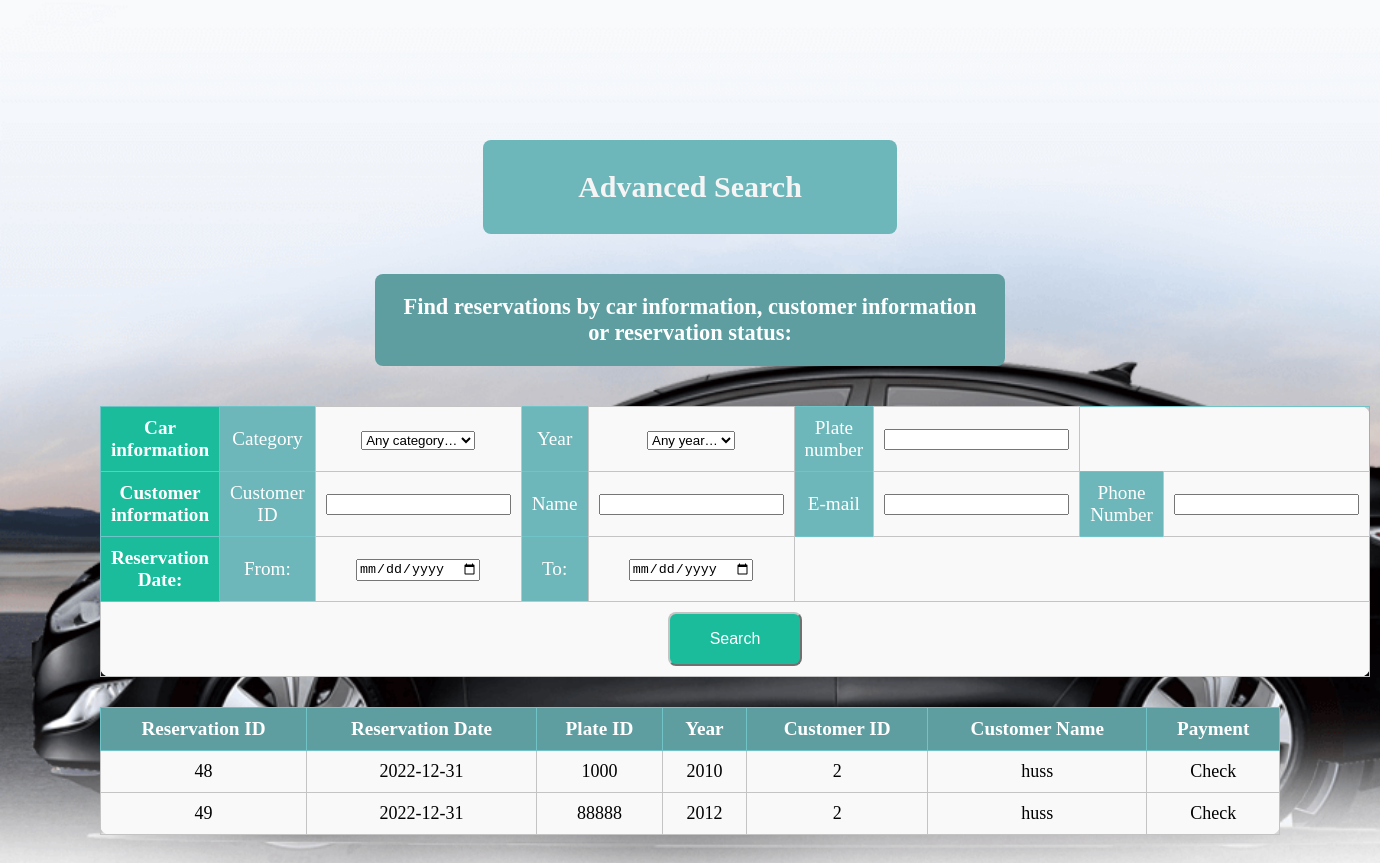
Screenshot of /Codes/AdvancedSearch.php with the database file from the repository.
### tables this page shows
CREATE TABLE `reservation` (
  `reserve_id` int(11) NOT NULL,
  `plate_id` int(11) DEFAULT NULL,
  `customer_id` int(11) DEFAULT NULL,
  `pickup_date` date DEFAULT NULL,
  `return_date` date DEFAULT NULL,
  `payment` varchar(255) DEFAULT NULL,
  `reserve_date` date DEFAULT current_timestamp(),
  `total_price` int(11) NOT NULL
);

CREATE TABLE `car` (
  `plate_id` int(11) NOT NULL,
  `model` varchar(255) DEFAULT NULL,
  `office_id` int(11) DEFAULT NULL,
  `category_name` varchar(255) DEFAULT NULL,
  `year` year(4) DEFAULT NULL,
  `daily_price` int(11) NOT NULL,
  `Available` varchar(255) NOT NULL DEFAULT 'yes'
);

CREATE TABLE `customer` (
  `customer_id` int(11) NOT NULL,
  `name` varchar(250) DEFAULT NULL,
  `email` varchar(250) DEFAULT NULL,
  `phone` varchar(250) DEFAULT NULL,
  `address` varchar(250) DEFAULT NULL,
  `password` varchar(250) DEFAULT NULL
);

### Codes/AdvancedSearch.php (the view, shortened to what this page needs)
<!DOCTYPE html>
<?php require_once('functions.php');
$sql1 = "SELECT DISTINCT cu.customer_id AS CustomerID, cu.name as `Name`, c.plate_id as PlateID, c.category_name as category_name,
c.year as `year`, r.reserve_id as ReservationID, r.reserve_date as ReservationDate, r.payment as Payment, c.year as `Year`
FROM customer cu
JOIN reservation r
on cu.customer_id = r.customer_id
JOIN car c
on r.plate_id = c.plate_id
";
$rs = mysqli_query($conn,$sql1) or die(mysqli_connect_error());
$rows = mysqli_fetch_array($rs);
$numrows=mysqli_num_rows($rs);
?>
<html>
    <head>
        <link rel="stylesheet" href="stylee.css">
    </head>
    <body>
        <div id="out">
            <div id="pheader">
                <div id="pheaderin">
                    <h2>Advanced Search</h2>
                    <h3>Find reservations by car information, customer information or reservation status:</h3>
                </div>
            </div>
            <div id="wp">
                <div id="header">
                    <div id="container">
                    <form id="srch_form" name="srch_form" method="get" action="">
                        <table border="2" cellpadding="3" cellspacing="4">
                        <tr>
                            <th scope="row" class="mheader">Car information</th>
                            <th class = "sheader"><label for="category_name">Category</label></th>
                            <td><?php echo getCategory(); ?></td>
                            <th class = "sheader"><label for="year">Year</label></th>
                            <td><?php echo getYear(); ?></td>
                            <th class = "sheader">Plate number</th>
                            <td><input type="number" name="plate_id" id="plate_id"/></td>
                        </tr>
                        <tr>
                            <th scope="row" class="mheader">Customer information</th>
                            <th class = "sheader"><label for="custid">Customer ID</label></th>
                            <td><input type="number" name="custid" id="custid"/></td>
                            <th class = "sheader"><label for="custname">Name</label></th>
                            <td><input type="text" name="custname" id="custname"/></td>
                            <th class = "sheader"><label for="custemail">E-mail</label></th>
                            <td><input type="email" name="custemail" id="custemail" /></td>
                            <th class = "sheader"><label for="custphno">Phone Number</label></th>
                            <td><input type="number" name="custphno" id="custphno"/></td>
                            </tr>
                            <tr>
                            <th scope="row" class="mheader">Reservation Date:</th>
                            <th class="sheader">From:</th>
                            <td><input type="date" name="resdate1" id="resdate1" value="<?php if(isset($_GET['resdate1'])) {echo $_GET['resdate1'];} ?>"/></td>
                            <th class="sheader">To:</th>
                            <td><input type="date" name="resdate2" id="resdate2" value="<?php if(isset($_GET['resdate2'])) {echo $_GET['resdate2'];} ?>"/></td>
                            </tr>
                            <tr>
                                <td colspan="9"><label for="button" class="btn">
                                    <input type="submit" id="button" value="Search"/>
                                </label></td>
                            </tr>
                        </table>
                    </form>
                    <?php if($numrows > 0) { ?>
                    <table border="1" cellpadding="1" cellspacing="1" class="tbl2">
                        <tr>
                            <th scope="col" class="tbl2c">Reservation ID</th>
                            <th scope="col" class="tbl2c">Reservation Date</th>
                            <th scope="col" class="tbl2c">Plate ID</th>
                            <th scope="col" class="tbl2c">Year</th>
                            <th scope="col" class="tbl2c">Customer ID</th>
                            <th scope="col" class="tbl2c">Customer Name</th>
                            <th scope="col" class="tbl2c">Payment</th>
                        </tr>
                       <?php do {   ?>
            <tr><td><?php echo $rows['ReservationID']; ?></td>
                <td><?php echo $rows['ReservationDate']; ?> </td>
                <td><?php echo $rows['PlateID']; ?> </td>
                <td><?php echo $rows['Year']; ?> </td>
                <td><?php echo $rows['CustomerID']; ?></td>
                <td><?php echo $rows['Name']; ?> </td>
                <td><?php echo $rows['Payment']; ?></td>
            </tr>
                    <?php } while($rows = mysqli_fetch_array($rs)); ?>
                    </table> <?php } ?>
                    </div>
                </div>
            </div>
        </div>
    </body>
</html>

### Codes/functions.php (shortened to what this page needs)
<?php
require_once('advsrch.php');
function getYear(){
    global $conn;
$sql = "SELECT DISTINCT * FROM car";
if($result = mysqli_query($conn,$sql))
{
if(mysqli_num_rows($result) > 0){
    echo "<select name=\"year\">";
    echo "<option value=\"\">Any year&hellip;</option>\n";
    echo "</select>";
}
}
}
function getCategory(){
    global $conn;
$sql = "SELECT DISTINCT * FROM car";
if($result = mysqli_query($conn,$sql))
{
if(mysqli_num_rows($result) > 0){
    echo "<select name=\"category_name\">";
    echo "<option value=\"\">Any category&hellip;</option>\n";
    echo "</select>";
}
}
}
?>

### Codes/stylee.css (style rules this page uses)
html { background-color: #F8F8FF; }
h2 { width: 30%; margin: 40px auto; padding: 30px; text-align: center; background: #6db6b9; border: #B0C4DE; border-radius: 8px; color: rgb(246, 244, 244); font-size: 30px; font-weight: bold; }
h3 { width: 50%; margin: 40px auto; color:white; background: #5F9EA0; border: #B0C4DE; border-radius: 8px; text-align: center; padding: 20px; }
table { margin:30px auto; width: 100%; border-collapse:collapse; border: 1px solid #70c3c6; padding: 10px; border-radius: 10px; background-color: #f9f9f9; }
.tbl2c { border: 1px solid #70c3c6 ; padding: 10px; background-color: #5F9EA0; color: white; }
.mheader { height: 70%; text-align: center; border: 1px solid #70c3c6; padding: 10px; background-color:#1abc9c; color:white; }
.sheader { height: 70%; text-align: center; background-color: #6db6b9; padding: 10px; color:white; font-weight: lighter; }
td { text-align: center; font-size: large; border: 1px solid rgb(197, 196, 196); border-radius: 8px; padding: 10px; color:black; }
input[type="submit"] { padding: 16px 40px; background-color: #1abc9c; border-radius: 8px; border-color: rgb(197, 196, 196); color: white; font-size: 16px; }

### Codes/AdvancedSearch.php (style rules this page uses)
body { margin: 0px; padding: 100px; font-size: 120%; background-image: url("pag.png"); background-repeat: no-repeat; background-size: 1950px 1050px; }

### rows the page displays
reservation: reserve_id "48", reserve_date "2022-12-31", plate.plate_id "1000", plate.year "2010", customer.customer_id "2", customer.name "huss", payment "Check"
reservation: reserve_id "49", reserve_date "2022-12-31", plate.plate_id "88888", plate.year "2012", customer.customer_id "2", customer.name "huss", payment "Check"
